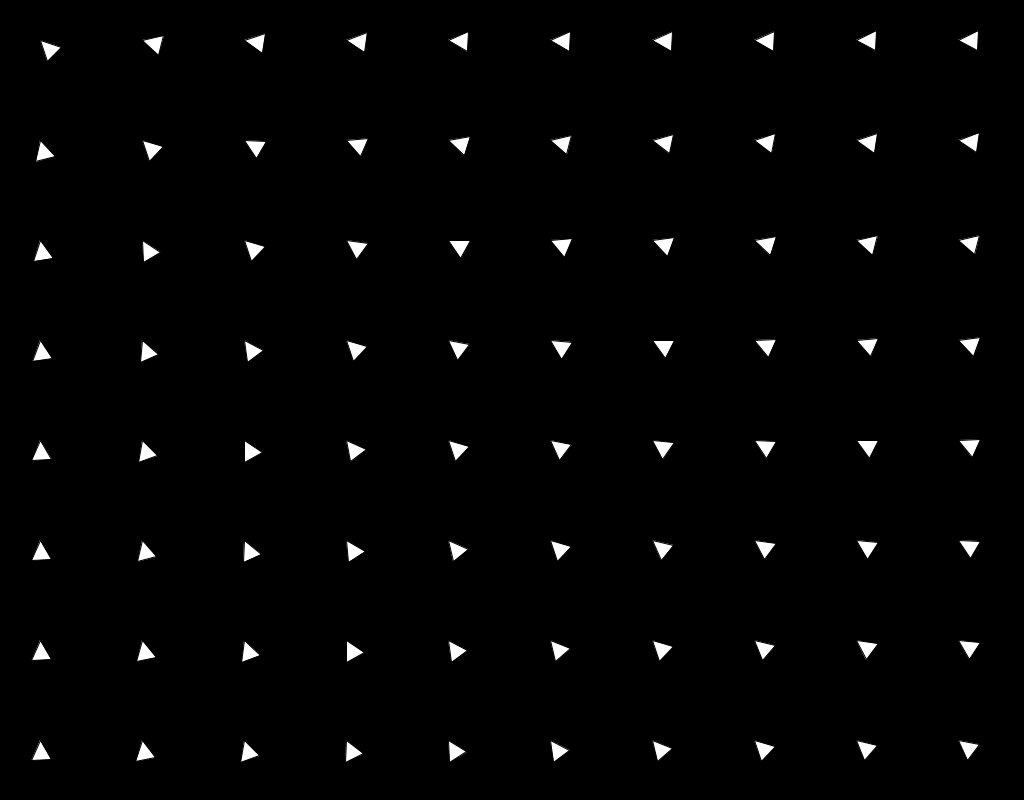
Frame 1 (no input)
Frame 60 (the mouse pressed at the canvas centre just before this capture): identical to frame 1, image omitted
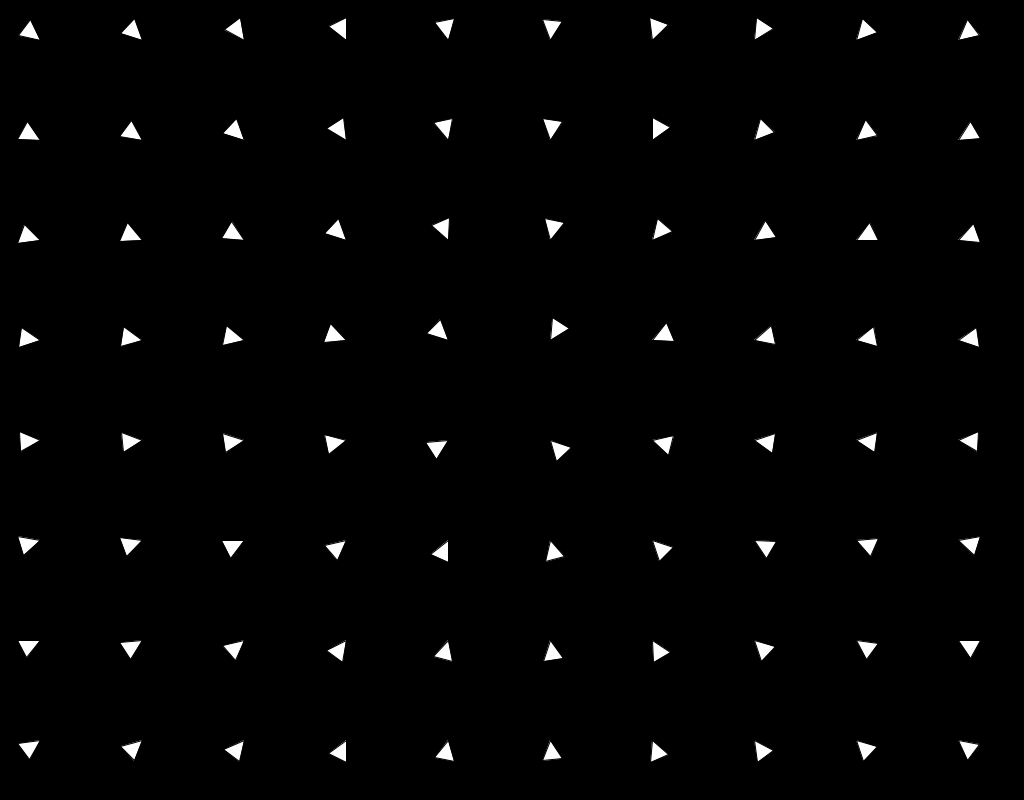
Frame 120 (the mouse held since frame 60 and released just before this capture)

The Processing sketch that drew these frames (run headless with seeded random() and noise(); from frame 60 on, the mouse is pressed at the canvas centre):

// Processing sketch: Vector03
// ── Vector03.pde
Triangle[] myTriangles = new Triangle[80];

// calculating raster to position Triangles evenly
float xRaster;
float yRaster;

void setup(){
	size(1024, 800);
	smooth();
	xRaster = width/10;
	yRaster = height/8;

	for(int i = 0; i < 10; i++) {
		for(int j = 0; j < 8; j++) {
			int tmp = (j * 10 + i);
			println(i * 10 + j);
			myTriangles[tmp] = new Triangle(xRaster * i + 40, yRaster * j + 40);
		}
	}
}

void draw(){
	background(0);
	// translate(40, 40); //move canvas a little to see all triangles

	for(int i = 0; i < myTriangles.length; i++) {
		myTriangles[i].draw();
	}

}
// ── Triangle.pde
class Triangle {

	PVector location;
	PVector velocity;

	float mySize = 10;
	float rot;

	//constructor
	Triangle (float xPos, float yPos) {
		location = new PVector(xPos, yPos);

	}

	//public function
	void draw() {
		update();
		display();
	}



/* private functions
----------------------------------------------------------------------------- */

	void update() {
		PVector mousePos = new PVector(mouseX, mouseY);
		PVector direction = PVector.sub(mousePos, location);
		//calculate angle
		// rot = direction.heading();
        rot = atan2(direction.y,direction.x);

		//calculate size by distance of mouse and Triangle
		// mySize = location.dist(mousePos);
		
	}

	void display() {
		pushMatrix();
		translate(location.x, location.y);
		rotate(rot + PI/2);
		triangle(0, 0, mySize, 2*mySize, -mySize, 2*mySize);
		popMatrix();
	}

}
